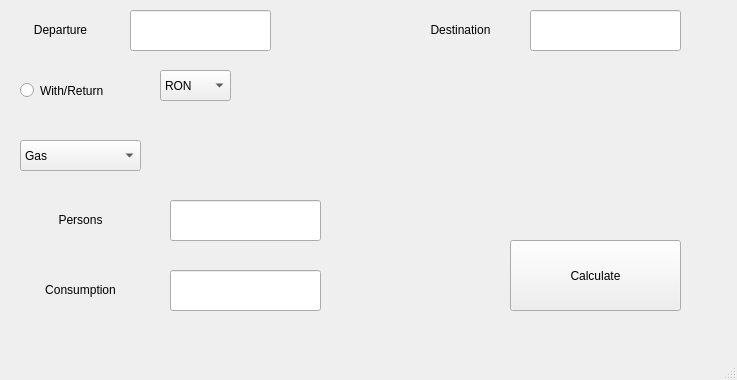
<?xml version="1.0" encoding="UTF-8"?>
<ui version="4.0">
 <class>MainWindow</class>
 <widget class="QMainWindow" name="MainWindow">
  <property name="geometry">
   <rect>
    <x>0</x>
    <y>0</y>
    <width>737</width>
    <height>380</height>
   </rect>
  </property>
  <property name="windowTitle">
   <string>MainWindow</string>
  </property>
  <widget class="QWidget" name="centralwidget">
   <widget class="QLabel" name="departure_label">
    <property name="geometry">
     <rect>
      <x>10</x>
      <y>10</y>
      <width>101</width>
      <height>41</height>
     </rect>
    </property>
    <property name="styleSheet">
     <string notr="true">font: 14pt &quot;MS Shell Dlg 2&quot;;</string>
    </property>
    <property name="text">
     <string>&lt;html&gt;&lt;head/&gt;&lt;body&gt;&lt;p align=&quot;center&quot;&gt;Departure&lt;/p&gt;&lt;/body&gt;&lt;/html&gt;</string>
    </property>
   </widget>
   <widget class="QLineEdit" name="departure_city_lineEdit">
    <property name="geometry">
     <rect>
      <x>130</x>
      <y>10</y>
      <width>141</width>
      <height>41</height>
     </rect>
    </property>
   </widget>
   <widget class="QLabel" name="destination_label">
    <property name="geometry">
     <rect>
      <x>400</x>
      <y>10</y>
      <width>121</width>
      <height>41</height>
     </rect>
    </property>
    <property name="styleSheet">
     <string notr="true">font: 14pt &quot;MS Shell Dlg 2&quot;;</string>
    </property>
    <property name="text">
     <string>&lt;html&gt;&lt;head/&gt;&lt;body&gt;&lt;p align=&quot;center&quot;&gt;Destination&lt;/p&gt;&lt;/body&gt;&lt;/html&gt;</string>
    </property>
   </widget>
   <widget class="QLineEdit" name="destination_city_lineEdit">
    <property name="geometry">
     <rect>
      <x>530</x>
      <y>10</y>
      <width>151</width>
      <height>41</height>
     </rect>
    </property>
   </widget>
   <widget class="QRadioButton" name="with_return_radioButton">
    <property name="geometry">
     <rect>
      <x>20</x>
      <y>70</y>
      <width>121</width>
      <height>41</height>
     </rect>
    </property>
    <property name="styleSheet">
     <string notr="true">font: 10pt &quot;MS Shell Dlg 2&quot;;
font: 12pt &quot;MS Shell Dlg 2&quot;;</string>
    </property>
    <property name="text">
     <string>With/Return</string>
    </property>
   </widget>
   <widget class="QComboBox" name="currency_comboBox">
    <property name="geometry">
     <rect>
      <x>160</x>
      <y>70</y>
      <width>71</width>
      <height>31</height>
     </rect>
    </property>
    <property name="styleSheet">
     <string notr="true">font: 10pt &quot;MS Shell Dlg 2&quot;;
font: 12pt &quot;MS Shell Dlg 2&quot;;
font: 11pt &quot;MS Shell Dlg 2&quot;;
font: 10pt &quot;MS Shell Dlg 2&quot;;
font: 11pt &quot;MS Shell Dlg 2&quot;;</string>
    </property>
    <item>
     <property name="text">
      <string>RON</string>
     </property>
    </item>
    <item>
     <property name="text">
      <string>EURO</string>
     </property>
    </item>
   </widget>
   <widget class="QComboBox" name="fuel_type_comboBox">
    <property name="geometry">
     <rect>
      <x>20</x>
      <y>140</y>
      <width>121</width>
      <height>31</height>
     </rect>
    </property>
    <property name="styleSheet">
     <string notr="true">font: 14pt &quot;MS Shell Dlg 2&quot;;</string>
    </property>
    <item>
     <property name="text">
      <string>Gas</string>
     </property>
    </item>
    <item>
     <property name="text">
      <string>Diesel</string>
     </property>
    </item>
   </widget>
   <widget class="QLabel" name="persons_label">
    <property name="geometry">
     <rect>
      <x>20</x>
      <y>200</y>
      <width>121</width>
      <height>41</height>
     </rect>
    </property>
    <property name="styleSheet">
     <string notr="true">font: 14pt &quot;MS Shell Dlg 2&quot;;</string>
    </property>
    <property name="text">
     <string>&lt;html&gt;&lt;head/&gt;&lt;body&gt;&lt;p align=&quot;center&quot;&gt;Persons&lt;/p&gt;&lt;/body&gt;&lt;/html&gt;</string>
    </property>
   </widget>
   <widget class="QLineEdit" name="number_of_persons_lineEdit">
    <property name="geometry">
     <rect>
      <x>170</x>
      <y>200</y>
      <width>151</width>
      <height>41</height>
     </rect>
    </property>
   </widget>
   <widget class="QLabel" name="consumption_label">
    <property name="geometry">
     <rect>
      <x>20</x>
      <y>270</y>
      <width>121</width>
      <height>41</height>
     </rect>
    </property>
    <property name="styleSheet">
     <string notr="true">font: 14pt &quot;MS Shell Dlg 2&quot;;</string>
    </property>
    <property name="text">
     <string>&lt;html&gt;&lt;head/&gt;&lt;body&gt;&lt;p align=&quot;center&quot;&gt;Consumption&lt;/p&gt;&lt;/body&gt;&lt;/html&gt;</string>
    </property>
   </widget>
   <widget class="QLineEdit" name="consumption_lineEdit">
    <property name="geometry">
     <rect>
      <x>170</x>
      <y>270</y>
      <width>151</width>
      <height>41</height>
     </rect>
    </property>
   </widget>
   <widget class="QPushButton" name="calculate_btn">
    <property name="geometry">
     <rect>
      <x>510</x>
      <y>240</y>
      <width>171</width>
      <height>71</height>
     </rect>
    </property>
    <property name="styleSheet">
     <string notr="true">font: 14pt &quot;MS Shell Dlg 2&quot;;</string>
    </property>
    <property name="text">
     <string>Calculate</string>
    </property>
   </widget>
  </widget>
  <widget class="QMenuBar" name="menubar">
   <property name="geometry">
    <rect>
     <x>0</x>
     <y>0</y>
     <width>737</width>
     <height>21</height>
    </rect>
   </property>
  </widget>
  <widget class="QStatusBar" name="statusbar"/>
 </widget>
 <resources/>
 <connections/>
</ui>
